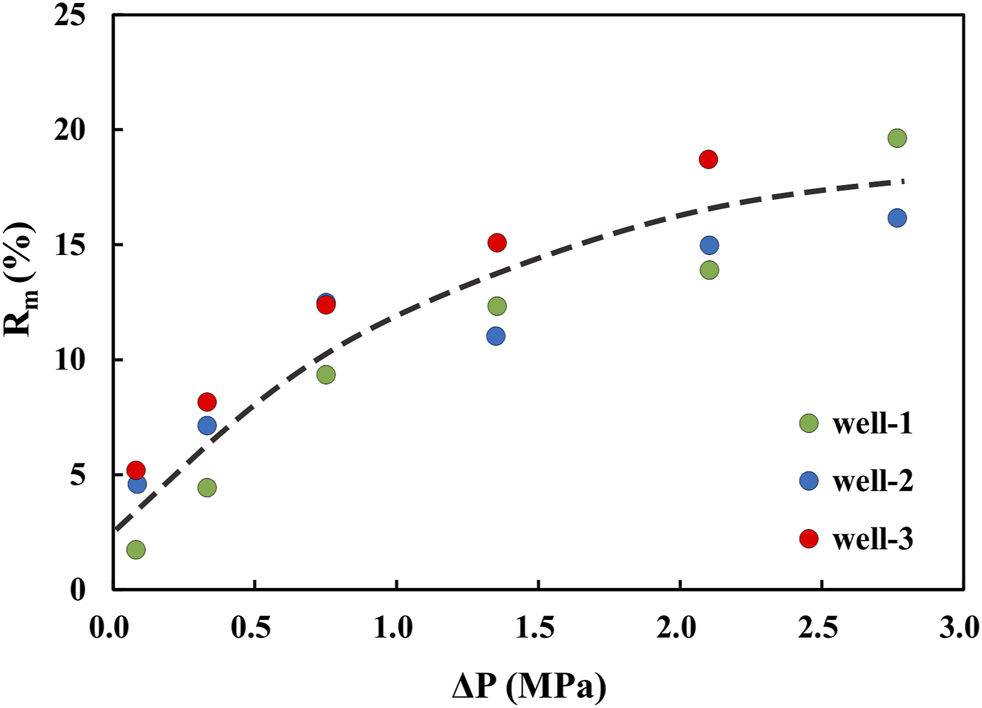
#> input picture universal_fixed_point_framework/scripts/data/xu2021_fig7_pdf/xu2021_fig7_screenshot.png, 982 x 708 px, found by its file name
$ python _fig7_xread.py
#> lines starting #> are read from the running program, lines starting #| are printed output that depends on the picture; after the words box and inside, x2 and y2 are one past the last pixel; in counts of white or black regions, pixels touching at a corner belong together
# ============================================================
# UFPF → MUFPF 更名通知
# ============================================================
# 本文件属于 Universal Fixed Point Framework (UFPF)。
# 该框架已计划更名为 Meta-Universal Fixed-Point Functorial Framework (MUFPF)。
# 更名计划详见：roadmap/mu_renaming_plan.md
#
# 原因：UFPF 缩写与 IEEE 生物图像识别框架冲突，影响学术检索。
# 新名称 MUFPF 具有全球唯一性，且更好地体现框架的元数学特性。
#
# 本文件中 UFPF 相关引用数量：0
# 更名将在计划确认后统一执行，当前代码不做修改。
# ============================================================

#!/usr/bin/env python3
# -*- coding: utf-8 -*-
"""细读 x 轴刻度数字（th=2）。"""
import numpy as np
from PIL import Image

im = Image.open(r"e:\workspace\hyper-resolution\universal_fixed_point_framework\scripts\data\xu2021_fig7_pdf\xu2021_fig7_screenshot.png").convert("RGB")
#> im is the input picture: PIL image 982x708 RGB; mean R, G, B 246.6, 246.3, 246.2
a = np.asarray(im).astype(int)
R, G, B = a[:, :, 0], a[:, :, 1], a[:, :, 2]
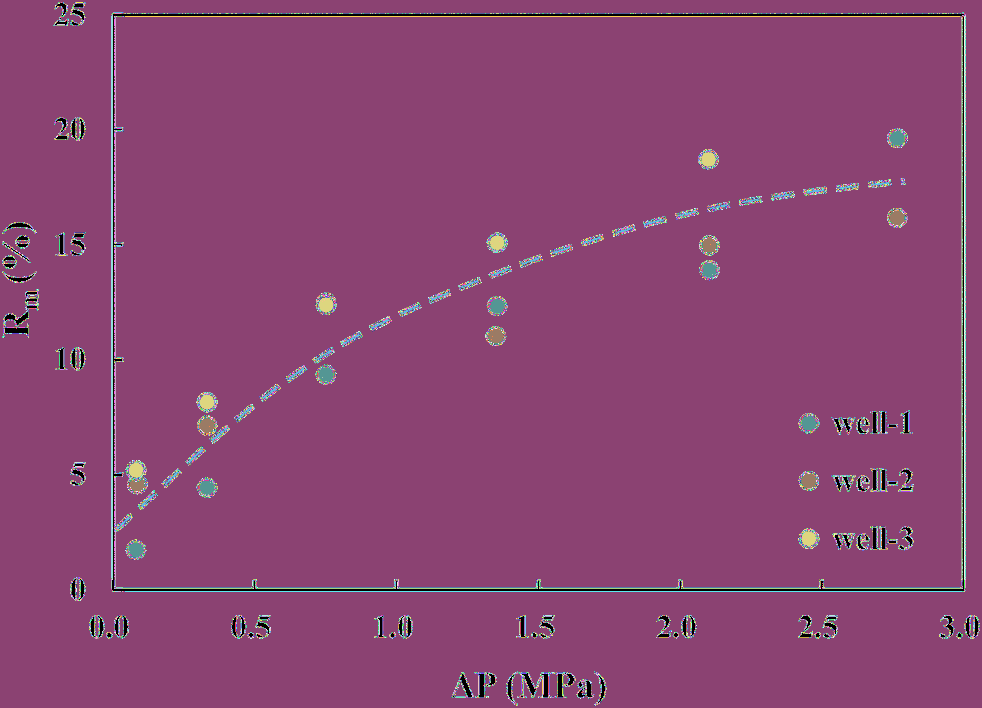
#> R: shape (708, 982) int64; 256 distinct labels, from 0 to 255; one colour per label, 0 black
#> G: shape (708, 982) int64; 256 distinct labels, from 0 to 255
#> B: shape (708, 982) int64; 256 distinct labels, from 0 to 255
dark = (R < 120) & (G < 120) & (B < 120)
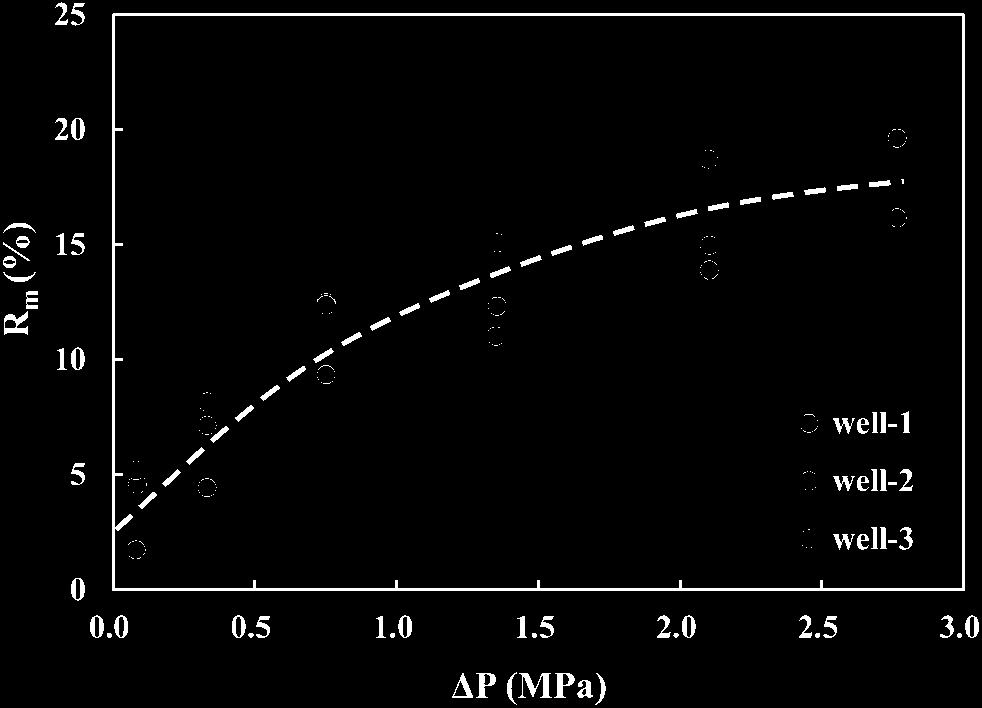
#> dark: shape (708, 982) bool; 2.9% white; 254 white regions (164 under 20 px), largest, box (x1, y1, x2, y2) and area: (112, 13, 965, 591) 8872, (518, 673, 552, 698) 357, (4, 311, 28, 335) 291

def art(arr):
    h, w = arr.shape
    out = []
    for y in range(0, h, 2):
        line = []
        for x in range(0, w, 2):
            blk = arr[y:y + 2, x:x + 2].mean()
            line.append("#" if blk > 0.25 else "+" if blk > 0.08 else " ")
        out.append("".join(line))
    return "\n".join(out)

# x 轴标签区域 y=594..628
xl = dark[594:630, 95:980]
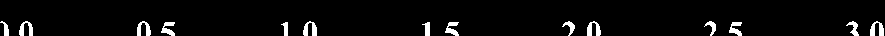
#> xl: shape (36, 885) bool; 4.2% white; 14 white regions, largest, box (x1, y1, x2, y2) and area: (303, 21, 317, 36) 122, (587, 21, 601, 36) 122, (870, 21, 884, 36) 122
cols = np.where(xl.sum(axis=0) > 0)[0]
#> cols = 173 values from 0 to 883
groups = []
if len(cols):
    start = prev = cols[0]
#> start = 0; prev = 0
    for c in cols[1:]:
        if c - prev > 25:
            groups.append((start, prev))
            start = c
        prev = c
#> this loop made 172 passes
#> (c, start, prev) on passes 23, 51: (137, 137, 137), (281, 281, 281)
#> start on passes 72, 94, 121, 146: 422, 562, 704, 846
#> after the loop, groups = [(0, 32), (137, 174), (281, 316), (422, 458), (562, 600), (704, 741)]
    groups.append((start, prev))
print("label groups:", [(g[0] + 95, g[1] + 95) for g in groups])
#| label groups: [(95, 127), (232, 269), (376, 411), (517, 553), (657, 695), (799, 836), (941, 978)]
for g in groups:
    x0a, x1a = max(0, g[0] + 95 - 4), g[1] + 95 + 4
    print(f"\n== x label at {x0a}..{x1a} ==")
    print(art(dark[594:630, x0a:x1a]))
#> this loop made 7 passes
#> (g, x0a, x1a, w in art) on passes 1 to 7: ((0, 32), 91, 131, 40), ((137, 174), 228, 273, 45), ((281, 316), 372, 415, 43), ((422, 458), 513, 557, 44), ((562, 600), 653, 699, 46), ((704, 741), 795, 840, 45), ((846, 883), 937, 982, 45)
#> (printed output is left out)
